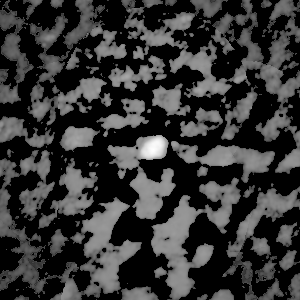
%> input picture Image1.png, 300 x 300 px
$ octave 'Q1_2453173 (4).m'   (GNU Octave 9; MATLAB toolbox functions it lacks are replaced by stand-ins)
%> lines starting %> are read from the running program, lines starting %| are printed output that depends on the picture; in (x1, y1, x2, y2) boxes, pixels count from 0 and x2, y2 are one past the last pixel; in counts of white or black regions, pixels touching at a corner belong together; the program's own positions count from 1
%Furkan Duman 2453173
 clc; clear;
%Read Image1.png
image1 = imread("Image1.png");
%> image1 is the input picture: size 300x300 uint8; min 0, max 255, mean 54.1

%Find its rows and columns
[rows, cols] = size(image1);
%> rows = 300; cols = 300

% For histogram diagram we cannot use "imhist",
% So I have decided to create a 256-element matris.
% I will scan all the pixels of Image1 and count how many of each pixel
% value there are, and then I will store this information in my array.
% In a way, I am creating a copy of the histeq function using a for loop.


histogramOfImage1 = zeros(1, 256);
for row = 1:rows
    for col = 1:cols
        pixelOfOriginalImage = image1(row, col) +1;
        histogramOfImage1(pixelOfOriginalImage) = histogramOfImage1(pixelOfOriginalImage) + 1;
    end
end
%> after the loop, histogramOfImage1 = 256 values, max 45926 at index 1, min 0 at index 2, mean 351.6
subplot(1,2,1)  % 1 row, 2 column  -> First Column
imshow(image1); %Show Image1
title("Image1.png")

subplot(1,2,2)   % -> Second Column

bar(0:255,histogramOfImage1); % For creating histogram plot I use bar function.
title('Histogram of original image'); % Title of bar function
xlabel('Pixel value');
ylabel('Number of pixels');
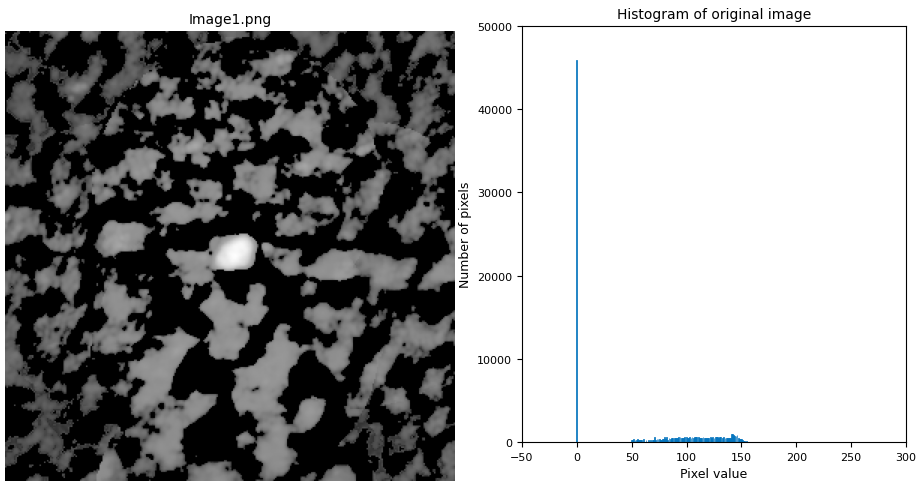
%> figure redrawn from the program's plot data, 2 panels

Image1Output = image1;

% I find the threshold value from the histogram.
% My threshold value is 169. So first,
% I select  pixel values between 169 and 255.
selected_pixels = (Image1Output >= 169) & (Image1Output <= 255);
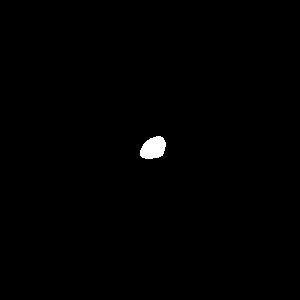
%> selected_pixels: size 300x300 logical; 0.5% white; 1 white region, box (x1, y1, x2, y2) and area: (140, 136, 166, 159) 453

% Then I turn the pixels into white.
Image1Output(selected_pixels) = 255;
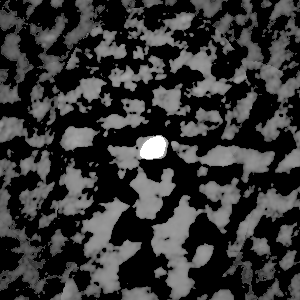
%> Image1Output: size 300x300 uint8; 0.5% of pixels changed, all inside (x1, y1, x2, y2) = (140, 136, 166, 159)
%Finally I turn pixels outside the brightness range into black.
Image1Output(~selected_pixels) = 0;


% Now, I save the Image1Output image to my computer.
imwrite(Image1Output, 'Image1Output.png');


 figure() % Create a new figure
 subplot(1,2,1) % 1 row, 2 column  -> First Column
 imshow(Image1Output); %Show Image1output
 title("Image1Output.png")
 subplot(1,2,2) % -> Second column

histogramOfImage1Output = zeros(1, 256); %Create a array for histogram of output.
%Again I  scan all pixels, and
for row = 1:rows
    for col = 1:cols
        pixelOfImage1Output = Image1Output(row, col) +1;
        histogramOfImage1Output(pixelOfImage1Output) = histogramOfImage1Output(pixelOfImage1Output) + 1;
    end
end
%> after the loop, histogramOfImage1Output = 256 values, max 89547 at index 1, min 0 at index 2, mean 351.6


bar(0:255,histogramOfImage1Output); % For creating histogram plot I use bar function.
% 0:255 -> For X value, "histogram" array
title('Histogram of new image');
xlabel('Pixel value');
ylabel('Number of pixels');
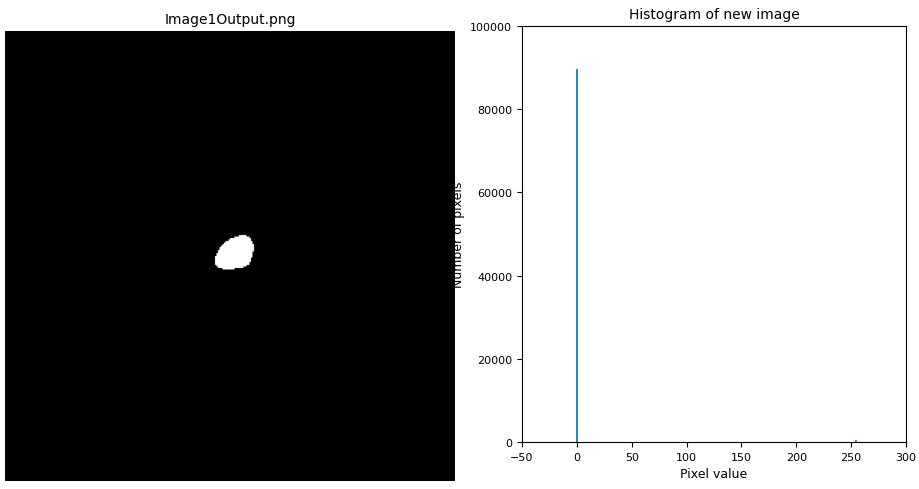
%> figure redrawn from the program's plot data, 2 panels

$ run again, with Image2.png copied over Image1.png
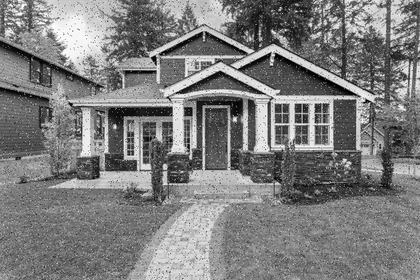
%> input picture Image2.png, 420 x 280 px, shrunk from 730 x 487 before the run
%> image1 is the input picture: size 280x420 uint8; min 0, max 255, mean 125
%> after the loop `for row = 1:rows`: histogramOfImage1 = 256 values, max 1127 at index 123, min 0 at index 256, mean 459.4
%> `selected_pixels = (Image1Output >= 169) & (Image1Output <= 255);`:
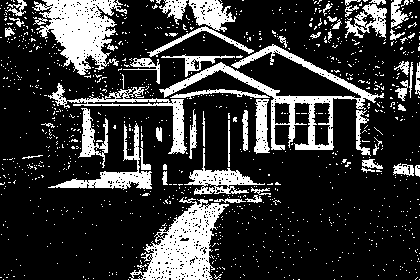
%> selected_pixels: size 280x420 logical; 21.3% white; 1081 white regions (1023 under 20 px), largest, box (x1, y1, x2, y2) and area: (129, 197, 229, 280) 3798, (32, 0, 127, 75) 3659, (159, 44, 384, 150) 3617
%> after the loop `for row = 1:rows`: histogramOfImage1Output = 256 values, max 92528 at index 1, min 0 at index 2, mean 459.4
%> `ylabel('Number of pixels');`:
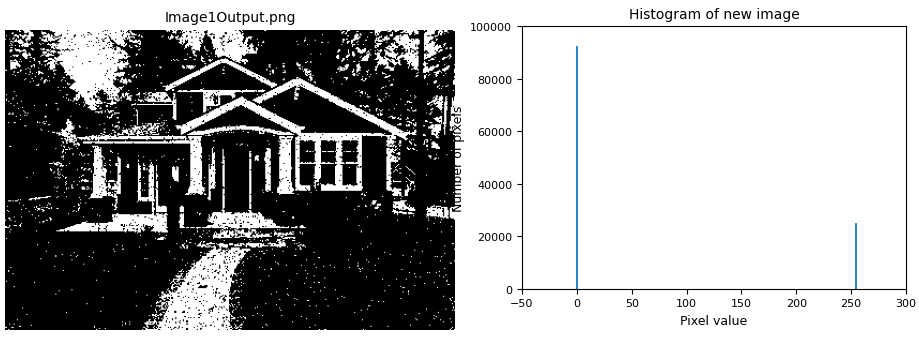
%> figure redrawn from the program's plot data, 2 panels

$ run again, with Image3.png copied over Image1.png
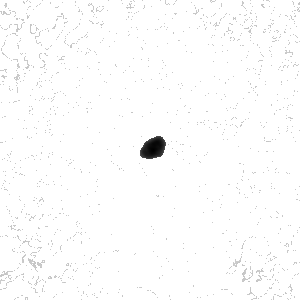
%> input picture Image3.png, 300 x 300 px
%> image1 is the input picture: size 300x300 uint8; min 0, max 255, mean 252.4
%> after the loop `for row = 1:rows`: histogramOfImage1 = 256 values, max 87005 at index 255, min 0 at index 2, mean 351.6
%> `selected_pixels = (Image1Output >= 169) & (Image1Output <= 255);`:
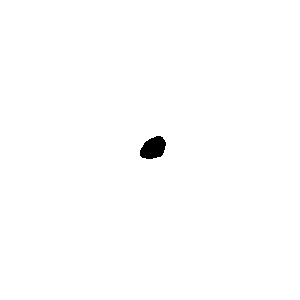
%> selected_pixels: size 300x300 logical; 99.5% white; 1 black region, box (x1, y1, x2, y2) and area: (140, 136, 166, 159) 440
%> after the loop `for row = 1:rows`: histogramOfImage1Output = 256 values, max 89560 at index 255, min 0 at index 2, mean 351.6
%> `ylabel('Number of pixels');`:
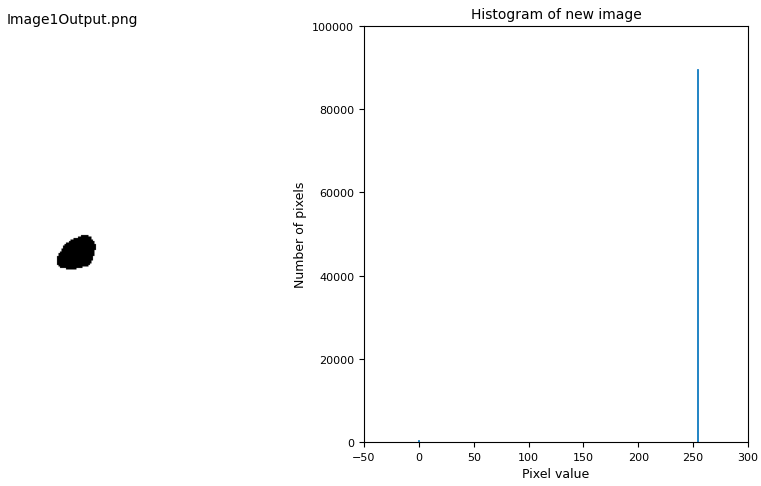
%> figure redrawn from the program's plot data, 2 panels
